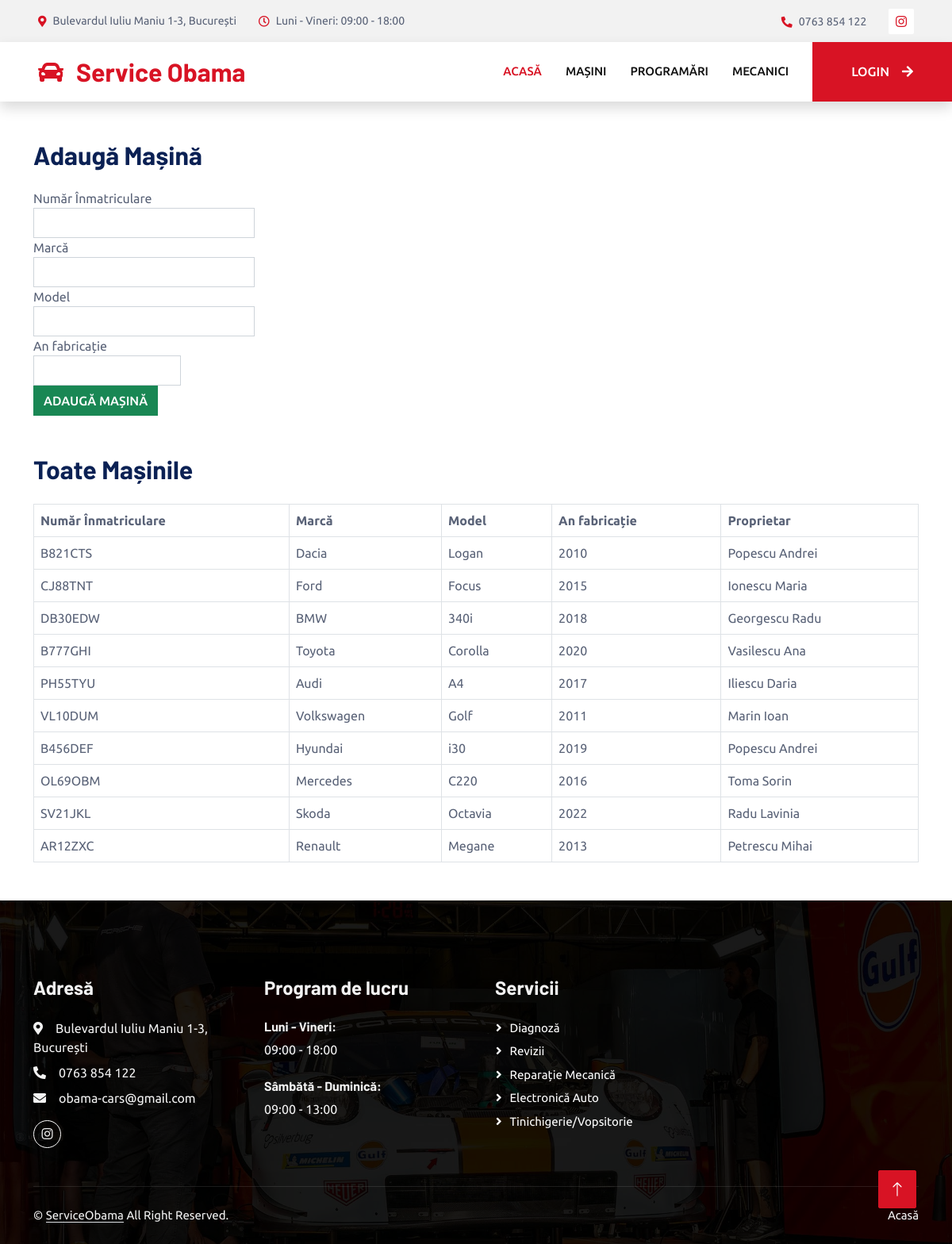
The app's page /masini.php (signed in) with its own data.
### tables this page shows
CREATE TABLE tblMasina (
  ID_Masina INT PRIMARY KEY AUTO_INCREMENT,
  NrInmatriculare VARCHAR(20) UNIQUE,
  Marca VARCHAR(30),
  Model VARCHAR(30),
  AnFabricatie INT,
  ProprietarID INT,
  FOREIGN KEY (ProprietarID) REFERENCES tblProprietar(ID_Proprietar) ON DELETE CASCADE ON UPDATE CASCADE
);

### masini.php (the view, shortened to what this page needs)
<?php include 'header.php'; ?>
<?php
$conn = new mysqli("localhost", "root", "", "serviceauto");
?>
<div class="container mt-5">
    <h2 class="mb-4">Adaugă Mașină</h2>
    <form method="POST" class="mb-5">
        <div class="form-row">
            <div class="form-group col-md-3">
                <label>Număr Înmatriculare</label>
                <input type="text" name="nr_inmatriculare" class="form-control" required>
            </div>
            <div class="form-group col-md-3">
                <label>Marcă</label>
                <input type="text" name="marca" class="form-control" required>
            </div>
            <div class="form-group col-md-3">
                <label>Model</label>
                <input type="text" name="model" class="form-control" required>
            </div>
            <div class="form-group col-md-2">
                <label>An fabricație</label>
                <input type="number" name="an_fabricatie" class="form-control" required>
            </div>
        </div>
        <button type="submit" name="add_masina" class="btn btn-success">Adaugă Mașină</button>
    </form>
    <h2 class="mb-4">Toate Mașinile</h2>
    <table class="table table-bordered">
        <thead>
            <tr>
                <th>Număr Înmatriculare</th>
                <th>Marcă</th>
                <th>Model</th>
                <th>An fabricație</th>
                <th>Proprietar</th>
            </tr>
        </thead>
        <tbody>
            <?php
            $sql = "SELECT m.NrInmatriculare, m.Marca, m.Model, m.AnFabricatie,
                           CONCAT(p.Nume, ' ', p.Prenume) as Proprietar
                    FROM tblMasina m
                    JOIN tblProprietar p ON m.ProprietarID = p.ID_Proprietar";
            $result = $conn->query($sql);
            while($row = $result->fetch_assoc()) {
                echo '<tr>
                        <td>'.htmlspecialchars($row["NrInmatriculare"]).'</td>
                        <td>'.htmlspecialchars($row["Marca"]).'</td>
                        <td>'.htmlspecialchars($row["Model"]).'</td>
                        <td>'.htmlspecialchars($row["AnFabricatie"]).'</td>
                        <td>'.htmlspecialchars($row["Proprietar"]).'</td>
                    </tr>';
            }
            ?>
        </tbody>
    </table>
</div>
<?php include 'footer.php'; ?>

### css/style.css (style rules this page uses)
:root { --primary: #D81324; --secondary: #0B2154; --light: #F2F2F2; --dark: #111111; }
.btn { font-weight: 500; text-transform: uppercase; transition: .5s; }

### records on screen
tblmasina: NrInmatriculare "B821CTS", Marca "Dacia", Model "Logan", AnFabricatie "2010", Proprietar "Popescu Andrei"
tblmasina: NrInmatriculare "CJ88TNT", Marca "Ford", Model "Focus", AnFabricatie "2015", Proprietar "Ionescu Maria"
tblmasina: NrInmatriculare "DB30EDW", Marca "BMW", Model "340i", AnFabricatie "2018", Proprietar "Georgescu Radu"
tblmasina: NrInmatriculare "B777GHI", Marca "Toyota", Model "Corolla", AnFabricatie "2020", Proprietar "Vasilescu Ana"
tblmasina: NrInmatriculare "PH55TYU", Marca "Audi", Model "A4", AnFabricatie "2017", Proprietar "Iliescu Daria"
tblmasina: NrInmatriculare "VL10DUM", Marca "Volkswagen", Model "Golf", AnFabricatie "2011", Proprietar "Marin Ioan"
tblmasina: NrInmatriculare "B456DEF", Marca "Hyundai", Model "i30", AnFabricatie "2019", Proprietar "Popescu Andrei"
tblmasina: NrInmatriculare "OL69OBM", Marca "Mercedes", Model "C220", AnFabricatie "2016", Proprietar "Toma Sorin"
tblmasina: NrInmatriculare "SV21JKL", Marca "Skoda", Model "Octavia", AnFabricatie "2022", Proprietar "Radu Lavinia"
tblmasina: NrInmatriculare "AR12ZXC", Marca "Renault", Model "Megane", AnFabricatie "2013", Proprietar "Petrescu Mihai"
